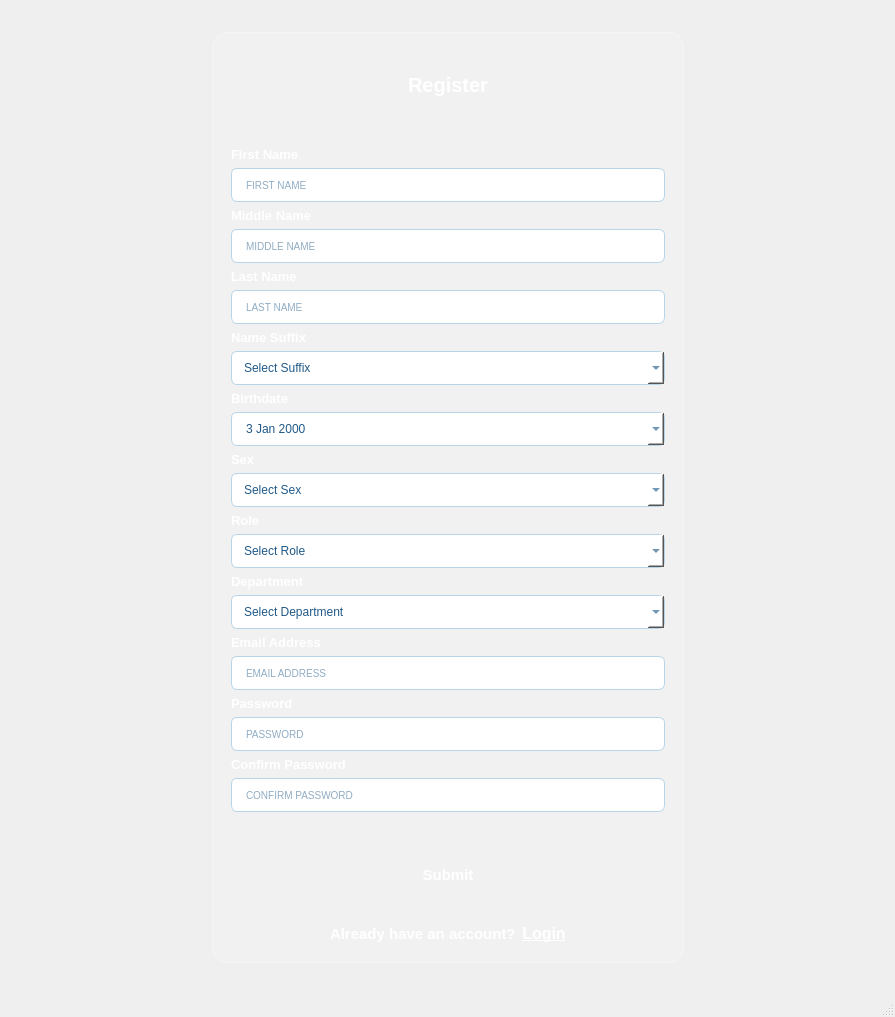
<?xml version="1.0" encoding="UTF-8"?>
<ui version="4.0">
 <class>MainWindow</class>
 <widget class="QMainWindow" name="MainWindow">
  <property name="geometry">
   <rect>
    <x>0</x>
    <y>0</y>
    <width>895</width>
    <height>1017</height>
   </rect>
  </property>
  <property name="minimumSize">
   <size>
    <width>765</width>
    <height>637</height>
   </size>
  </property>
  <property name="windowTitle">
   <string>MainWindow</string>
  </property>
  <property name="styleSheet">
   <string notr="true">QMainWindow {
	border-image: url(:/image/BG.png);
}
</string>
  </property>
  <property name="toolButtonStyle">
   <enum>Qt::ToolButtonFollowStyle</enum>
  </property>
  <widget class="QWidget" name="centralwidget">
   <layout class="QGridLayout" name="gridLayout_4">
    <item row="1" column="1">
     <widget class="QFrame" name="frame">
      <property name="styleSheet">
       <string notr="true">QFrame {
    background-color: rgba(255, 255, 255, 0.15); /* Light transparency */
    border: 1px solid rgba(255, 255, 255, 0.3); /* Subtle border */
    border-radius: 15px;
    backdrop-filter: blur(12px); /* Blur effect */
}
</string>
      </property>
      <property name="frameShape">
       <enum>QFrame::StyledPanel</enum>
      </property>
      <property name="frameShadow">
       <enum>QFrame::Raised</enum>
      </property>
      <layout class="QGridLayout" name="gridLayout_3">
       <item row="0" column="1">
        <spacer name="verticalSpacer_4">
         <property name="orientation">
          <enum>Qt::Vertical</enum>
         </property>
         <property name="sizeHint" stdset="0">
          <size>
           <width>20</width>
           <height>40</height>
          </size>
         </property>
        </spacer>
       </item>
       <item row="2" column="0" colspan="3">
        <widget class="QFrame" name="frame_2">
         <property name="styleSheet">
          <string notr="true">QFrame {
    background: transparent;
    border: none;
    border-radius: 15px; /* Keep rounded corners */
}
</string>
         </property>
         <property name="frameShape">
          <enum>QFrame::StyledPanel</enum>
         </property>
         <property name="frameShadow">
          <enum>QFrame::Raised</enum>
         </property>
         <property name="lineWidth">
          <number>1</number>
         </property>
         <layout class="QVBoxLayout" name="verticalLayout">
          <item>
           <spacer name="verticalSpacer_2">
            <property name="orientation">
             <enum>Qt::Vertical</enum>
            </property>
            <property name="sizeHint" stdset="0">
             <size>
              <width>20</width>
              <height>40</height>
             </size>
            </property>
           </spacer>
          </item>
          <item>
           <widget class="QLabel" name="label_2">
            <property name="styleSheet">
             <string notr="true">QLabel{
    font-size: 13px;
    font-weight: bold;
    color: white; /* Dark blue/gray for a modern look */
    background: transparent;
	border: none;
}
</string>
            </property>
            <property name="text">
             <string>First Name</string>
            </property>
           </widget>
          </item>
          <item>
           <widget class="QLineEdit" name="firstname">
            <property name="styleSheet">
             <string notr="true">QLineEdit {
    background-color: white;
    border: 1px solid #B8D5E7;
    border-radius: 6px;
    padding: 8px 12px;
    font-size: 10px;
    color: #215988;
    selection-background-color: #FF5929;
    transition: border-color 0.3s ease, box-shadow 0.3s ease;
}

QLineEdit:focus {
    border: 1px solid #FF5929;
    box-shadow: 0px 0px 5px rgba(255, 89, 41, 0.3);
    background-color: white;
}</string>
            </property>
            <property name="inputMethodHints">
             <set>Qt::ImhNone</set>
            </property>
            <property name="text">
             <string/>
            </property>
            <property name="placeholderText">
             <string>FIRST NAME</string>
            </property>
           </widget>
          </item>
          <item>
           <widget class="QLabel" name="label_12">
            <property name="styleSheet">
             <string notr="true">QLabel{
    font-size: 13px;
    font-weight: bold;
    color: white; /* Dark blue/gray for a modern look */
    background: transparent;
	border: none;
}
</string>
            </property>
            <property name="text">
             <string>Middle Name</string>
            </property>
           </widget>
          </item>
          <item>
           <widget class="QLineEdit" name="middlename">
            <property name="styleSheet">
             <string notr="true">QLineEdit {
    background-color: white;
    border: 1px solid #B8D5E7;
    border-radius: 6px;
    padding: 8px 12px;
    font-size: 10px;
    color: #215988;
    selection-background-color: #FF5929;
    transition: border-color 0.3s ease, box-shadow 0.3s ease;
}

QLineEdit:focus {
    border: 1px solid #FF5929;
    box-shadow: 0px 0px 5px rgba(255, 89, 41, 0.3);
    background-color: white;
}</string>
            </property>
            <property name="text">
             <string/>
            </property>
            <property name="placeholderText">
             <string>MIDDLE NAME</string>
            </property>
           </widget>
          </item>
          <item>
           <widget class="QLabel" name="label_3">
            <property name="styleSheet">
             <string notr="true">QLabel{
    font-size: 13px;
    font-weight: bold;
    color: white; /* Dark blue/gray for a modern look */
    background: transparent;
	border: none;
}
</string>
            </property>
            <property name="text">
             <string>Last Name</string>
            </property>
           </widget>
          </item>
          <item>
           <widget class="QLineEdit" name="lastname">
            <property name="styleSheet">
             <string notr="true">QLineEdit {
    background-color: white;
    border: 1px solid #B8D5E7;
    border-radius: 6px;
    padding: 8px 12px;
    font-size: 10px;
    color: #215988;
    selection-background-color: #FF5929;
    transition: border-color 0.3s ease, box-shadow 0.3s ease;
}

QLineEdit:focus {
    border: 1px solid #FF5929;
    box-shadow: 0px 0px 5px rgba(255, 89, 41, 0.3);
    background-color: white;
}</string>
            </property>
            <property name="text">
             <string/>
            </property>
            <property name="placeholderText">
             <string>LAST NAME</string>
            </property>
           </widget>
          </item>
          <item>
           <widget class="QLabel" name="label_13">
            <property name="styleSheet">
             <string notr="true">QLabel{
    font-size: 13px;
    font-weight: bold;
    color: white; /* Dark blue/gray for a modern look */
    background: transparent;
	border: none;
}
</string>
            </property>
            <property name="inputMethodHints">
             <set>Qt::ImhUppercaseOnly</set>
            </property>
            <property name="text">
             <string>Name Suffix</string>
            </property>
           </widget>
          </item>
          <item>
           <widget class="QComboBox" name="suffix">
            <property name="styleSheet">
             <string notr="true">QComboBox {
    background-color: white;
    border: 1px solid #B8D5E7;
    border-radius: 6px;
    padding: 8px 12px;
    font-size: 12px;
    color: #215988;
    selection-background-color: #FF5929;
    transition: border-color 0.3s ease, box-shadow 0.3s ease;
}

/* Highlight effect when focused */
QComboBox:focus {
    border: 1px solid #FF5929;
    box-shadow: 0px 0px 5px rgba(255, 89, 41, 0.3);
    background-color: white;
}

/* Style the popup list */
QComboBox QAbstractItemView {
    background: white;
    border: 1px solid #B8D5E7;
    selection-background-color: #FF5929;
    color: #21
}</string>
            </property>
            <item>
             <property name="text">
              <string>Select Suffix</string>
             </property>
            </item>
            <item>
             <property name="text">
              <string>Sr</string>
             </property>
            </item>
            <item>
             <property name="text">
              <string>Jr</string>
             </property>
            </item>
            <item>
             <property name="text">
              <string>I</string>
             </property>
            </item>
            <item>
             <property name="text">
              <string>II</string>
             </property>
            </item>
            <item>
             <property name="text">
              <string>III</string>
             </property>
            </item>
           </widget>
          </item>
          <item>
           <widget class="QLabel" name="label_7">
            <property name="styleSheet">
             <string notr="true">QLabel{
    font-size: 13px;
    font-weight: bold;
    color: white; /* Dark blue/gray for a modern look */
    background: transparent;
	border: none;
}
</string>
            </property>
            <property name="text">
             <string>Birthdate</string>
            </property>
           </widget>
          </item>
          <item>
           <widget class="QDateEdit" name="birthdate">
            <property name="styleSheet">
             <string notr="true">QLineEdit, QDateEdit {
    background-color: white;
    border: 1px solid #B8D5E7;
    border-radius: 6px;
    padding: 8px 12px;
    font-size: 12px;
    color: #215988;
    selection-background-color: #FF5929;
    transition: border-color 0.3s ease, box-shadow 0.3s ease;
}

QLineEdit:focus, QDateEdit:focus {
    border: 1px solid #FF5929;
    box-shadow: 0px 0px 5px rgba(255, 89, 41, 0.3);
    background-color: white;
}

QCalendarWidget QWidget {
    background-color: white;
    color: black;
}

QCalendarWidget QAbstractItemView {
    background-color: white;
    color: black;
    selection-background-color: #0078D7; /* Adjust to match the selection color */
    selection-color: white;
}

QCalendarWidget QHeaderView {
    background-color: white;
}

QCalendarWidget QToolButton {
    background-color: white;
    color: black;
    border: none;
}

QCalendarWidget QToolButton:hover {
    background-color: #e6e6e6;
}

QCalendarWidget QToolButton:pressed {
    background-color: #cccccc;
}

QCalendarWidget QTableView {
    background-color: white;
}

QCalendarWidget QTableView:item {
    background-color: white;
    color: black;
}

QCalendarWidget QTableView:item:selected {
    background-color: #0078D7;
    color: white;
}</string>
            </property>
            <property name="calendarPopup">
             <bool>true</bool>
            </property>
            <property name="date">
             <date>
              <year>2000</year>
              <month>1</month>
              <day>3</day>
             </date>
            </property>
           </widget>
          </item>
          <item>
           <widget class="QLabel" name="label_5">
            <property name="styleSheet">
             <string notr="true">QLabel{
    font-size: 13px;
    font-weight: bold;
    color: white; /* Dark blue/gray for a modern look */
    background: transparent;
	border: none;
}
</string>
            </property>
            <property name="inputMethodHints">
             <set>Qt::ImhUppercaseOnly</set>
            </property>
            <property name="text">
             <string>Sex</string>
            </property>
           </widget>
          </item>
          <item>
           <widget class="QComboBox" name="choosesex">
            <property name="styleSheet">
             <string notr="true">QComboBox {
    background-color: white;
    border: 1px solid #B8D5E7;
    border-radius: 6px;
    padding: 8px 12px;
    font-size: 12px;
    color: #215988;
    selection-background-color: #FF5929;
    transition: border-color 0.3s ease, box-shadow 0.3s ease;
}

/* Highlight effect when focused */
QComboBox:focus {
    border: 1px solid #FF5929;
    box-shadow: 0px 0px 5px rgba(255, 89, 41, 0.3);
    background-color: white;
}

/* Style the popup list */
QComboBox QAbstractItemView {
    background: white;
    border: 1px solid #B8D5E7;
    selection-background-color: #FF5929;
    color: #21
}</string>
            </property>
            <item>
             <property name="text">
              <string>Select Sex</string>
             </property>
            </item>
            <item>
             <property name="text">
              <string>Male</string>
             </property>
            </item>
            <item>
             <property name="text">
              <string>Female</string>
             </property>
            </item>
           </widget>
          </item>
          <item>
           <widget class="QLabel" name="label_6">
            <property name="styleSheet">
             <string notr="true">QLabel{
    font-size: 13px;
    font-weight: bold;
    color: white; /* Dark blue/gray for a modern look */
    background: transparent;
	border: none;
}
</string>
            </property>
            <property name="text">
             <string>Role</string>
            </property>
           </widget>
          </item>
          <item>
           <widget class="QComboBox" name="chooserole">
            <property name="contextMenuPolicy">
             <enum>Qt::DefaultContextMenu</enum>
            </property>
            <property name="styleSheet">
             <string notr="true">QComboBox {
    background-color: white;
    border: 1px solid #B8D5E7;
    border-radius: 6px;
    padding: 8px 12px;
    font-size: 12px;
    color: #215988;
    selection-background-color: #FF5929;
    transition: border-color 0.3s ease, box-shadow 0.3s ease;
}

/* Highlight effect when focused */
QComboBox:focus {
    border: 1px solid #FF5929;
    box-shadow: 0px 0px 5px rgba(255, 89, 41, 0.3);
    background-color: white;

}

/* Style the popup list */
QComboBox QAbstractItemView {
    background: white;
    border: 1px solid #B8D5E7;
    selection-background-color: #FF5929;
    color: #21
}</string>
            </property>
            <item>
             <property name="text">
              <string>Select Role</string>
             </property>
            </item>
            <item>
             <property name="text">
              <string>Faculty</string>
             </property>
            </item>
            <item>
             <property name="text">
              <string>Student</string>
             </property>
            </item>
           </widget>
          </item>
          <item>
           <widget class="QLabel" name="department">
            <property name="styleSheet">
             <string notr="true">QLabel{
    font-size: 13px;
    font-weight: bold;
    color: white; /* Dark blue/gray for a modern look */
    background: transparent;
	border: none;
}
</string>
            </property>
            <property name="text">
             <string>Department</string>
            </property>
           </widget>
          </item>
          <item>
           <widget class="QComboBox" name="choosedept">
            <property name="contextMenuPolicy">
             <enum>Qt::DefaultContextMenu</enum>
            </property>
            <property name="styleSheet">
             <string notr="true">QComboBox {
    background-color: white;
    border: 1px solid #B8D5E7;
    border-radius: 6px;
    padding: 8px 12px;
    font-size: 12px;
    color: #215988;
    selection-background-color: #FF5929;
    transition: border-color 0.3s ease, box-shadow 0.3s ease;
}

/* Highlight effect when focused */
QComboBox:focus {
    border: 1px solid #FF5929;
    box-shadow: 0px 0px 5px rgba(255, 89, 41, 0.3);
    background-color: white;

}

/* Style the popup list */
QComboBox QAbstractItemView {
    background: white;
    border: 1px solid #B8D5E7;
    selection-background-color: #FF5929;
    color: #21
}</string>
            </property>
            <item>
             <property name="text">
              <string>Select Department</string>
             </property>
            </item>
            <item>
             <property name="text">
              <string>Department of Industrial Technology </string>
             </property>
            </item>
            <item>
             <property name="text">
              <string>Department of Industrial Education</string>
             </property>
            </item>
            <item>
             <property name="text">
              <string>Department of Engineering</string>
             </property>
            </item>
            <item>
             <property name="text">
              <string>Department of Liberal Arts</string>
             </property>
            </item>
            <item>
             <property name="text">
              <string>Department of Math and Sciences</string>
             </property>
            </item>
           </widget>
          </item>
          <item>
           <widget class="QLabel" name="label_4">
            <property name="styleSheet">
             <string notr="true">QLabel{
    font-size: 13px;
    font-weight: bold;
    color: white; /* Dark blue/gray for a modern look */
    background: transparent;
	border: none;
}
</string>
            </property>
            <property name="text">
             <string>Email Address</string>
            </property>
           </widget>
          </item>
          <item>
           <widget class="QLineEdit" name="emailaddress">
            <property name="styleSheet">
             <string notr="true">QLineEdit {
    background-color: white;
    border: 1px solid #B8D5E7;
    border-radius: 6px;
    padding: 8px 12px;
    font-size: 10px;
    color: #215988;
    selection-background-color: #FF5929;
    transition: border-color 0.3s ease, box-shadow 0.3s ease;
}

QLineEdit:focus {
    border: 1px solid #FF5929;
    box-shadow: 0px 0px 5px rgba(255, 89, 41, 0.3);
    background-color: white;
}</string>
            </property>
            <property name="text">
             <string/>
            </property>
            <property name="placeholderText">
             <string>EMAIL ADDRESS</string>
            </property>
           </widget>
          </item>
          <item>
           <widget class="QLabel" name="label_8">
            <property name="styleSheet">
             <string notr="true">QLabel{
    font-size: 13px;
    font-weight: bold;
    color: white; /* Dark blue/gray for a modern look */
    background: transparent;
	border: none;
}
</string>
            </property>
            <property name="text">
             <string>Password</string>
            </property>
           </widget>
          </item>
          <item>
           <widget class="QLineEdit" name="r_password">
            <property name="styleSheet">
             <string notr="true">QLineEdit {
    background-color: white;
    border: 1px solid #B8D5E7;
    border-radius: 6px;
    padding: 8px 12px;
    font-size: 10px;
    color: #215988;
    selection-background-color: #FF5929;
    transition: border-color 0.3s ease, box-shadow 0.3s ease;
}

QLineEdit:focus {
    border: 1px solid #FF5929;
    box-shadow: 0px 0px 5px rgba(255, 89, 41, 0.3);
    background-color: white;
}</string>
            </property>
            <property name="text">
             <string/>
            </property>
            <property name="echoMode">
             <enum>QLineEdit::Password</enum>
            </property>
            <property name="placeholderText">
             <string>PASSWORD</string>
            </property>
           </widget>
          </item>
          <item>
           <widget class="QLabel" name="label_9">
            <property name="styleSheet">
             <string notr="true">QLabel{
    font-size: 13px;
    font-weight: bold;
    color: white; /* Dark blue/gray for a modern look */
    background: transparent;
	border: none;
}
</string>
            </property>
            <property name="text">
             <string>Confirm Password</string>
            </property>
           </widget>
          </item>
          <item>
           <widget class="QLineEdit" name="r_confirmpassword">
            <property name="styleSheet">
             <string notr="true">QLineEdit {
    background-color: white;
    border: 1px solid #B8D5E7;
    border-radius: 6px;
    padding: 8px 12px;
    font-size: 10px;
    color: #215988;
    selection-background-color: #FF5929;
    transition: border-color 0.3s ease, box-shadow 0.3s ease;
}

QLineEdit:focus {
    border: 1px solid #FF5929;
    box-shadow: 0px 0px 5px rgba(255, 89, 41, 0.3);
    background-color: white;
}</string>
            </property>
            <property name="text">
             <string/>
            </property>
            <property name="echoMode">
             <enum>QLineEdit::Password</enum>
            </property>
            <property name="placeholderText">
             <string>CONFIRM PASSWORD</string>
            </property>
           </widget>
          </item>
          <item>
           <spacer name="verticalSpacer">
            <property name="orientation">
             <enum>Qt::Vertical</enum>
            </property>
            <property name="sizeHint" stdset="0">
             <size>
              <width>20</width>
              <height>40</height>
             </size>
            </property>
           </spacer>
          </item>
          <item>
           <widget class="QPushButton" name="submit_btn">
            <property name="sizePolicy">
             <sizepolicy hsizetype="Expanding" vsizetype="Fixed">
              <horstretch>0</horstretch>
              <verstretch>0</verstretch>
             </sizepolicy>
            </property>
            <property name="minimumSize">
             <size>
              <width>0</width>
              <height>41</height>
             </size>
            </property>
            <property name="maximumSize">
             <size>
              <width>16777215</width>
              <height>41</height>
             </size>
            </property>
            <property name="styleSheet">
             <string notr="true">QPushButton {
    background-color: qlineargradient(spread:pad, x1:0, y1:0, x2:0, y2:1, 
                                      stop:0 #1E5CFF, stop:1 #004DFF);
    color: white;
    border-radius: 20px;
    font-size: 15px;
    font-weight: bold;
    border: none;
}

QPushButton:hover {
    background-color: qlineargradient(spread:pad, x1:0, y1:0, x2:0, y2:1, 
                                      stop:0 #004DFF, stop:1 #003BB8);
}

QPushButton:pressed {
    background-color: #003BB8;
    transform: scale(0.98);
}
</string>
            </property>
            <property name="text">
             <string>Submit</string>
            </property>
           </widget>
          </item>
          <item>
           <spacer name="verticalSpacer_3">
            <property name="orientation">
             <enum>Qt::Vertical</enum>
            </property>
            <property name="sizeType">
             <enum>QSizePolicy::Fixed</enum>
            </property>
            <property name="sizeHint" stdset="0">
             <size>
              <width>20</width>
              <height>5</height>
             </size>
            </property>
           </spacer>
          </item>
         </layout>
        </widget>
       </item>
       <item row="3" column="0" colspan="3">
        <widget class="QFrame" name="frame_3">
         <property name="styleSheet">
          <string notr="true">QFrame {
    background: transparent;
    border: none;
    border-radius: 15px; /* Keep rounded corners */
}
</string>
         </property>
         <property name="frameShape">
          <enum>QFrame::StyledPanel</enum>
         </property>
         <property name="frameShadow">
          <enum>QFrame::Raised</enum>
         </property>
         <layout class="QGridLayout" name="gridLayout_2">
          <item row="1" column="2">
           <widget class="QPushButton" name="login">
            <property name="styleSheet">
             <string notr="true">QPushButton {
    background: transparent; /* No background */
    border: none; /* No border */
    color: white; /* Blue text */
    font-size: 16px;
	font-weight: bold;
    font-family: &quot;Poppins&quot;, &quot;Arial&quot;, &quot;Helvetica&quot;, sans-serif;
    text-decoration: underline; /* Underlined text */
    cursor: pointer; /* Pointer cursor */
}

/* Hover effect */
QPushButton:hover {
    color: #98D2C0; /* Darker blue on hover */
}

/* Pressed effect */
QPushButton:pressed {
    color: white; /* Soft pink when clicked */
}
</string>
            </property>
            <property name="text">
             <string>Login</string>
            </property>
           </widget>
          </item>
          <item row="1" column="0">
           <spacer name="horizontalSpacer">
            <property name="orientation">
             <enum>Qt::Horizontal</enum>
            </property>
            <property name="sizeHint" stdset="0">
             <size>
              <width>40</width>
              <height>20</height>
             </size>
            </property>
           </spacer>
          </item>
          <item row="1" column="3">
           <spacer name="horizontalSpacer_2">
            <property name="orientation">
             <enum>Qt::Horizontal</enum>
            </property>
            <property name="sizeHint" stdset="0">
             <size>
              <width>40</width>
              <height>20</height>
             </size>
            </property>
           </spacer>
          </item>
          <item row="1" column="1">
           <widget class="QLabel" name="label_11">
            <property name="styleSheet">
             <string notr="true">QLabel{
    font-size: 15px;
    font-weight: bold;
    color: white; /* Dark blue/gray for a modern look */
    background: transparent;
	border: none;
}
</string>
            </property>
            <property name="text">
             <string>Already have an account?</string>
            </property>
           </widget>
          </item>
         </layout>
        </widget>
       </item>
       <item row="1" column="2">
        <spacer name="horizontalSpacer_9">
         <property name="orientation">
          <enum>Qt::Horizontal</enum>
         </property>
         <property name="sizeType">
          <enum>QSizePolicy::Fixed</enum>
         </property>
         <property name="sizeHint" stdset="0">
          <size>
           <width>180</width>
           <height>20</height>
          </size>
         </property>
        </spacer>
       </item>
       <item row="1" column="0">
        <spacer name="horizontalSpacer_8">
         <property name="orientation">
          <enum>Qt::Horizontal</enum>
         </property>
         <property name="sizeType">
          <enum>QSizePolicy::Fixed</enum>
         </property>
         <property name="sizeHint" stdset="0">
          <size>
           <width>180</width>
           <height>20</height>
          </size>
         </property>
        </spacer>
       </item>
       <item row="1" column="1">
        <widget class="QLabel" name="label">
         <property name="styleSheet">
          <string notr="true">QLabel{
    font-size: 20px;
    font-weight: bold;
    color: white; /* Dark blue/gray for a modern look */
    background: transparent;
	border: none;
}
</string>
         </property>
         <property name="text">
          <string>Register</string>
         </property>
         <property name="alignment">
          <set>Qt::AlignLeading|Qt::AlignLeft|Qt::AlignVCenter</set>
         </property>
        </widget>
       </item>
      </layout>
     </widget>
    </item>
    <item row="1" column="0">
     <spacer name="horizontalSpacer_3">
      <property name="orientation">
       <enum>Qt::Horizontal</enum>
      </property>
      <property name="sizeHint" stdset="0">
       <size>
        <width>40</width>
        <height>20</height>
       </size>
      </property>
     </spacer>
    </item>
    <item row="2" column="1">
     <spacer name="verticalSpacer_6">
      <property name="orientation">
       <enum>Qt::Vertical</enum>
      </property>
      <property name="sizeHint" stdset="0">
       <size>
        <width>20</width>
        <height>40</height>
       </size>
      </property>
     </spacer>
    </item>
    <item row="1" column="2">
     <spacer name="horizontalSpacer_4">
      <property name="orientation">
       <enum>Qt::Horizontal</enum>
      </property>
      <property name="sizeHint" stdset="0">
       <size>
        <width>40</width>
        <height>20</height>
       </size>
      </property>
     </spacer>
    </item>
    <item row="0" column="1">
     <spacer name="verticalSpacer_5">
      <property name="orientation">
       <enum>Qt::Vertical</enum>
      </property>
      <property name="sizeHint" stdset="0">
       <size>
        <width>20</width>
        <height>40</height>
       </size>
      </property>
     </spacer>
    </item>
   </layout>
  </widget>
  <widget class="QStatusBar" name="statusbar"/>
 </widget>
 <resources>
  <include location="Resources/resources.qrc"/>
 </resources>
 <connections/>
</ui>
